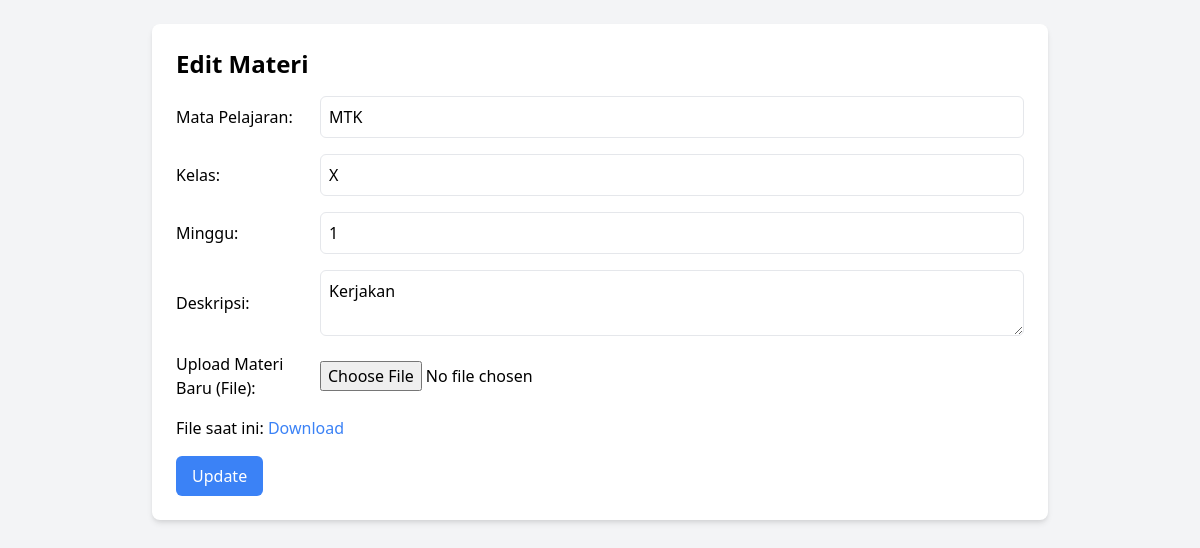
The page /dashboard_guru/materi_edit.php?id=16 (signed in) on the database its author committed.
### tables this page shows
CREATE TABLE `materi` (
  `id` int(11) NOT NULL,
  `mata_pelajaran` varchar(50) NOT NULL,
  `kelas` varchar(10) NOT NULL,
  `minggu` int(11) NOT NULL,
  `deskripsi` text DEFAULT NULL,
  `file_path` varchar(255) DEFAULT NULL
);

### public/dashboard_guru/materi_edit.php (the view, shortened to what this page needs)
<?php
include '../db.php';
if (isset($_GET['id'])) {
    $id = $_GET['id'];
    $result = $conn->query("SELECT * FROM materi WHERE id = $id");
    $materi = $result->fetch_assoc();
}
?>
<!DOCTYPE html>
<html lang="en">
<head>
    <link href="https://cdn.jsdelivr.net/npm/tailwindcss@2.2.19/dist/tailwind.min.css" rel="stylesheet">
</head>
<body class="bg-gray-100 p-6">
    <div class="max-w-4xl mx-auto bg-white p-6 rounded-lg shadow-md">
        <h2 class="text-2xl font-bold mb-4">Edit Materi</h2>
        <form method="POST" enctype="multipart/form-data" class="space-y-4">
            <div class="flex flex-wrap items-center space-x-4">
                <label for="mata_pelajaran" class="w-32">Mata Pelajaran:</label>
                <input type="text" id="mata_pelajaran" name="mata_pelajaran" value="<?php echo $materi['mata_pelajaran']; ?>" required class="flex-1 border rounded-md p-2">
            </div>
            <div class="flex flex-wrap items-center space-x-4">
                <label for="kelas" class="w-32">Kelas:</label>
                <input type="text" id="kelas" name="kelas" value="<?php echo $materi['kelas']; ?>" required class="flex-1 border rounded-md p-2">
            </div>
            <div class="flex flex-wrap items-center space-x-4">
                <label for="minggu" class="w-32">Minggu:</label>
                <input type="number" id="minggu" name="minggu" value="<?php echo $materi['minggu']; ?>" required class="flex-1 border rounded-md p-2">
            </div>
            <div class="flex flex-wrap items-center space-x-4">
                <label for="deskripsi" class="w-32">Deskripsi:</label>
                <textarea id="deskripsi" name="deskripsi" class="flex-1 border rounded-md p-2"><?php echo $materi['deskripsi']; ?></textarea>
            </div>
            <div class="flex flex-wrap items-center space-x-4">
                <label for="file" class="w-32">Upload Materi Baru (File):</label>
                <input type="file" id="file" name="file" class="flex-1">
            </div>
            <div>
                <p class="mt-2">File saat ini: <a href="<?php echo $materi['file_path']; ?>" class="text-blue-500">Download</a></p>
            </div>
            <button type="submit" class="bg-blue-500 text-white px-4 py-2 rounded-md hover:bg-blue-600">Update</button>
        </form>
    </div>
</body>
</html>

### rows shown on the page
materi: mata_pelajaran "MTK", kelas "X", minggu "1", deskripsi "Kerjakan"
